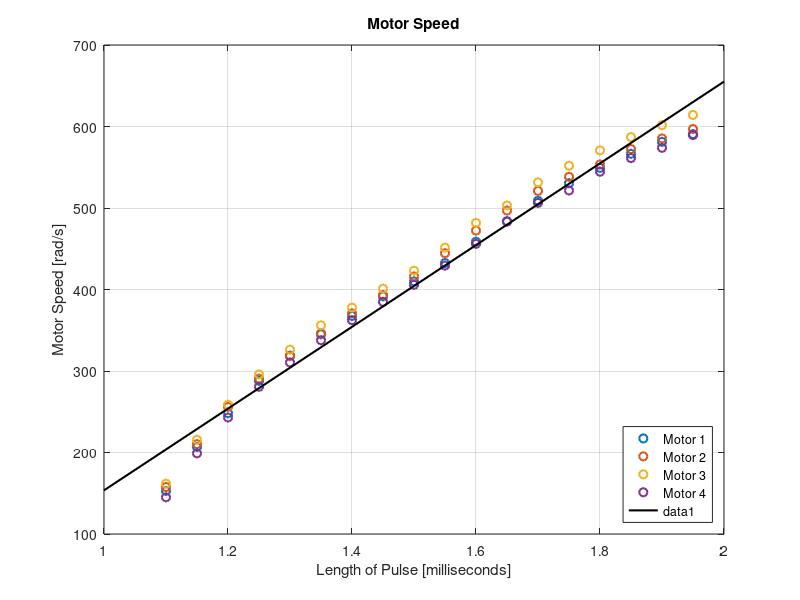
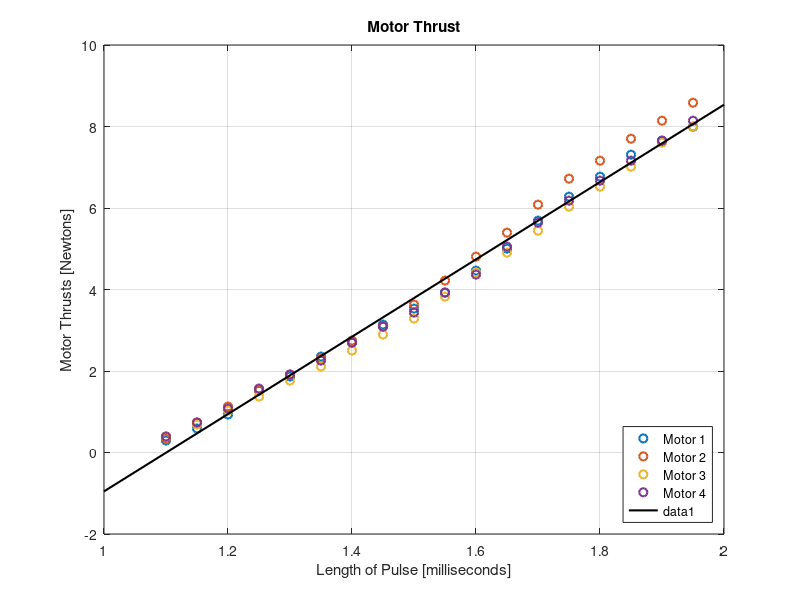
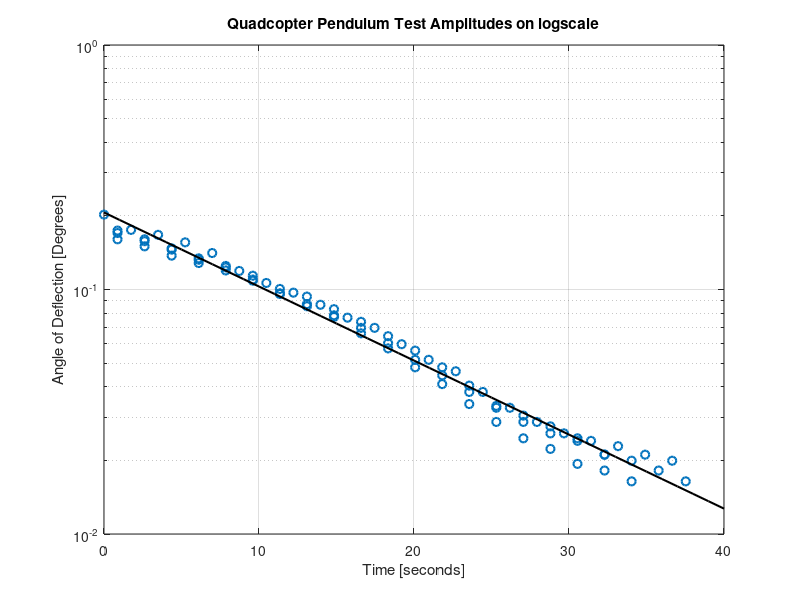
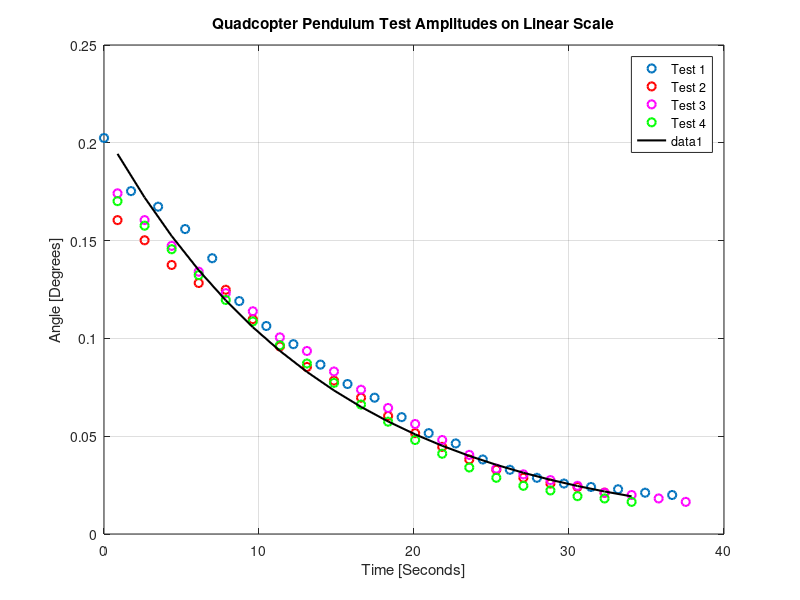

Recreate these plots in MATLAB, in order.
%% Measured Physical Parameters
% These measurements were taken on the quadcopter

clear all
close all
clc

%% Plot Characteritics
LineThickness = 1.5;
%% Constants
g=9.81;
%% Mass and size of quadcopter
% Mass of quadcopter taken using digital scales and added 2 Arduino boards
% to approximate the electronics yet to be added
Mass=2.26;
L = 0.348;                      %Distance between motor and centre of gravity

%% Pulse Lengths in milliseconds
PWM = [1.1 1.15 1.2 1.25 1.3 1.35 1.4 1.45 1.5 1.55 1.6 1.65 1.7 1.75 1.8 1.85 1.9 1.95];% 2];

%% Motor Speeds in rad/s
Motor1_Speed = [152.8908425	206.8215164	248.1858196	287.9793266	318.8716543	345.0515931	367.5663405	391.6518841	409.9778413	432.4925886	458.6725274	483.8052687	508.9380099	530.4055597	549.2551156	566.5338752	581.1946409	590.6194189];%	591.6666164];
Motor2_Speed = [157.6032315	210.2249084	256.0398013	290.5973205	318.3480556	346.0987907	370.7079331	393.2226805	415.9992272	444.5353605	472.2860956	496.895238	520.9807817	538.2595413	553.4439058	572.2934617	585.3834311	596.9026042];%	594.2846103];
Motor3_Speed = [161.7920217 215.7226955 258.6577951 295.8333082 326.2020372 356.0471674 377.7765166 401.0766621 423.0678107 451.3421446	481.7108736	503.1784233	531.4527572	551.8731095	570.7226654	586.9542274	601.6149932	614.1813638];%	611.5633699];
Motor4_Speed = [145.0368608	198.9675347	242.9498319	280.6489437	310.4940739	337.7212103	362.3303527	384.8451001	405.7890511	429.350996	456.0545335	483.2816699	506.320016	521.5043805	544.5427266	561.2978874	573.8642581	589.5722213];%	594.2846103];
figure
Motor_Speeds =[Motor1_Speed;Motor2_Speed;Motor3_Speed;Motor4_Speed];
plot(PWM,Motor_Speeds,'o','LineWidth', LineThickness);
grid on
title('Motor Speed')
xlabel('Length of Pulse [milliseconds]')
ylabel('Motor Speed [rad/s]')
legend('Motor 1','Motor 2','Motor 3','Motor 4','Location','SouthEast')
hold on
% Fit Trenldine
Motor_Speed_Data=[Motor1_Speed ,Motor2_Speed, Motor3_Speed, Motor4_Speed];
PWM_Speed=[PWM, PWM, PWM ,PWM];
coeff_speed=polyfit(PWM_Speed, Motor_Speed_Data,1);
xFitting=1:2;
yFitted=polyval(coeff_speed, xFitting);
plot(xFitting,yFitted,'k','LineWidth', LineThickness);

saveas(gcf, 'MotorSpeed.png')

Kw = coeff_speed(1);
Speed_yIntercept = coeff_speed(2);
%% Motor Thrusts in Newtons
Motor1_Thrust = [0.2943	0.5886	0.93195	1.52055	1.8639	2.3544	2.69775	3.1392	3.5316	3.924	4.46355	5.0031	5.6898	6.2784	6.7689	7.30845	7.6518	7.99515];
Motor2_Thrust = [0.34335	0.73575	1.12815	1.52055	1.91295	2.30535	2.7468	3.09015	3.6297	4.2183	4.8069	5.3955	6.0822	6.71985	7.1613	7.70085	8.1423	8.58375];
Motor3_Thrust = [0.3924	0.6867	1.03005	1.3734	1.7658	2.10915	2.50155	2.89395	3.28635	3.8259	4.4145	4.905	5.44455	6.03315	6.52365	7.01415	7.60275	7.99515];
Motor4_Thrust = [0.3924	0.735750	1.0791	1.5696	1.91295	2.2563	2.69775	3.09015	3.4335	3.924	4.36545	5.05215	5.64075	6.1803	6.6708	7.1613	7.6518	8.1423];

Motor_Thrusts = [Motor1_Thrust;Motor2_Thrust;Motor3_Thrust;Motor4_Thrust];
figure
plot(PWM(1:18),Motor_Thrusts,'o','LineWidth', LineThickness);
grid on
title('Motor Thrust')
xlabel('Length of Pulse [milliseconds]')
ylabel('Motor Thrusts [Newtons]')
legend('Motor 1','Motor 2','Motor 3','Motor 4','Location','SouthEast')
hold on

%Fit Trendline
Motor_Thrust_Data=[Motor1_Thrust, Motor2_Thrust, Motor3_Thrust, Motor4_Thrust];
PWM_Thrust=[PWM(1:18), PWM(1:18), PWM(1:18) ,PWM(1:18)];
coeff_thrust=polyfit(PWM_Thrust, Motor_Thrust_Data,1);
xFitting=1:2;
yFitted=polyval(coeff_thrust, xFitting);
plot(xFitting,yFitted,'k','LineWidth', LineThickness);
saveas(gcf, 'MotorThrust.png')

Kf = coeff_thrust(1);
F_yIntercept = coeff_thrust(2);

%% Motor Speed in Newtons - 26/2/15
PWMValues = [1.1 1.15 1.2 1.25 1.3 1.35 1.4 1.45 1.5 1.55 1.6 1.65 1.7 1.75 1.8 1.85 1.9];
Motor1_Speed = [2570 3540 4340 5080 5640 6150 6540 6970 7300 7740 8270 8700 9190 9600 9980 10270 10600]./2./60.*2.*pi;
%Motor3_Speed = [0   2040 3480 4560 5380 6070  6640 7180 7650 8260 8880 9470 9950 10300 10700 11050 11000]./2./60.*2.*pi;
Motor3_Speed = [2640 3600 4420 5020 5570 6000 6410 6815 7170 7555 8000 8470 8890 9300 9440 9390  9395]; % Calibrated on a 1-2ms range
% Messed with voltage settings, then retook these readings
Motor1_Speed = [2610 3585 4360 4990 5600 6070 6420 6820 7110 7460 7890 8300 8730 9230 9550 9820  9770];
Motor3_Speed = [2750 3680 4480 5145 5710 6070 6500 6900 7235 7630 8160 8590 9090 9480 9850 10200 10650];% Calibrated on a 1-2ms range
Motor2_Speed = []./2./60.*2.*pi; 
Motor4_Speed = []./2./60.*2.*pi;
% figure
% plot(PWMValues,Motor1_Speed,PWMValues,Motor2_Speed,PWMValues,Motor3_Speed,PWMValues,Motor4_Speed)
% ylabel('Motor Speed [rad/s]')
% xlabel('PWM Values [ms]')
% grid on
%% Inertia
%Inertia test completed with rod rotating around a metal metal rod
%connected by wire. 

%% Yaw Inertia
%Damping was presumed negligble based on observation
TYawTime = [18.08, 18.18 18.14,18.08, 18.18,18.36];
TYawNumber = [10,10, 10,10,10,10];
TYawT = TYawTime./TYawNumber;
TYaw =sum(TYawT)/length(TYawT);                     %Period of Yaw Oscillation
LengthYaw = 0.662;%0.82;                              %Dist from Rod to Centre of Mass
wYaw=2*pi/TYaw;                                     %Natural Frequency of Yaw Axis
IYawParallel= Mass*g*LengthYaw*(TYaw/(2*pi))^2;     %Before parallel axis accounted for

IYaw=IYawParallel-(Mass*(LengthYaw^2));

%% Pitch/Roll Inertia
%Symmetry was assumed between the pitch and roll axes.
%Damping was having a discernible effect and needed to be measured. Period
%and distance between rod and Centre of Mass were taken and used to
%calculate then inertia. The parallel axes theorem was used to calculate
%inertia of the quadcopter.

% Roll - Motors 4 & 2, 4 on top
TRollTime =[ 17.32, 17.36, 17.37, 17.22, 17.51, 17.14 ];             %Time for 
TRollNumber = [ 10, 10, 10, 10, 10, 10 ];                  %Number of oscillations
TRollT=TRollTime./TRollNumber;           %Period

TRoll=sum(TRollT)/length(TRollT);        %Average Period of oscillation
LengthRoll = 0.66;

IRollParallel= Mass*g*LengthRoll*(TRoll/(2*pi))^2; %Before parallel axis accounted for

IRoll=IRollParallel-(Mass*(LengthRoll^2));     %Inertia of the Roll axs

% Pitch - Motors 3 & 1, 1 on top
TPitchTime =[17.12, 17.22, 17.36, 17.21 ];             %Time for 
TPitchNumber = [10, 10, 10, 10 ];                  %Number of oscillations
TPitchT=TPitchTime./TPitchNumber;           %Period

TPitch=sum(TPitchT)/length(TPitchT);        %Average Period of oscillation
LengthPitch = 0.655;

IPitchParallel= Mass*g*LengthPitch*(TPitch/(2*pi))^2; %Before parallel axis accounted for

IPitch=IPitchParallel-(Mass*(LengthPitch^2));     %Inertia of the Pitch axis
%% Damping of Pitch/Roll Axes
%Laser pointer was used to mark max amplitude of oscillation on paper on
%ground. Using atan and distance between Centre of Rotation osccilation
%angle was found. Oscillation gave a damped exponential. The natural log of
%this was then graph and a trend line fitted. The coefficients of this line
%gave gamma. From the natural frequency could be found and hence the
%damping ratio

% Ross Data
Dist1 = atan([350 302 288 268 242 204 182 166 148 131 119 102 88 79 65 56 49 44 41 39 36 34 ]/1705);
DistTime1=1.7456*[0:length(Dist1)-1];
figure(3)
plot(DistTime1,Dist1,'o','LineWidth', LineThickness);
grid on
title('Quadcopter Pendulum Test Amplitudes on Linear Scale')
xlabel('Time [Seconds]')
ylabel('Angle [Degrees]')
hold on
%saveas(gcf, 'PendulumAmplitude.png')
% Simon Data 1
Dist2 = atan([276 258 236 220 214 188 164 146 134 119 103 88 76 65 56 49 44 41 36]/1705);
DistTime2 = (1.7456*[0:length(Dist2)-1])+(1.7456/2);
plot(DistTime2,Dist2,'or','LineWidth', LineThickness);
% Simon Data 2
Dist3 = atan([300 276 253 230 211 195 172 160 142 126 110 96 82 69 57 52 47 42 36 34 31 28]/1705);
DistTime3 = (1.7456*[0:length(Dist3)-1])+(1.7456/2);
plot(DistTime3,Dist3,'om','LineWidth', LineThickness);
% Simon Data 3
Dist4 = atan([293 271 250 227 205 186 165 149 132 113 98 82 70 58 49 42 38 33 31 28]/1705);
DistTime4 = (1.7456*[0:length(Dist4)-1])+(1.7456/2);
plot(DistTime4,Dist4,'og','LineWidth', LineThickness);
legend('Test 1','Test 2','Test 3','Test 4','Location','NorthEast')



%Plotting all data on a log scale
DistConcat=([Dist1,Dist2,Dist3,Dist4]);
DistTimeConcat=[DistTime1, DistTime2, DistTime3, DistTime4];

figure(4)
semilogy(DistTimeConcat, DistConcat,'o','LineWidth', LineThickness)
hold on
grid on
title('Quadcopter Pendulum Test Amplitudes on logscale')
xlabel('Time [seconds]')
ylabel('Angle of Deflection [Degrees]')


% Find and plot a linear trendline
coeff=polyfit(DistTimeConcat, log(DistConcat),1);
xFitting=0:40;
yFitted=exp(polyval(coeff, xFitting));
figure(4)
semilogy(xFitting,yFitted,'k','LineWidth', LineThickness);
saveas(gcf, 'PendulumAmplitude_Log.png')

%Fit Envelope to Damped Exponential
figure(3)
plot(DistTime4,exp((coeff(1)*DistTime4)+coeff(2)),'k','LineWidth', LineThickness)
saveas(gcf, 'PendulumAmplitude_Linear.png')


% Calculate the missing variables
gamma=-coeff(1);
wd=2*pi/TRoll;
wn=sqrt(wd^2+gamma^2);
zeta=gamma/wn;
k= Mass*wn;
B_Pitch= 2*zeta*sqrt(wn*k);

%% Drag Coefficient
L=0.338;                        % Dist from motor to centre of quad
PWM = [1.5 1.6 1.7 1.8];
speed1 = [7023 7671 8374 8500]; % Tacho Reading
speed2 = [7332 8140 8909 9381]; 
w1 = speed1*2*pi/(60*2);        % Convert to RPM and div by 2 for double tacho reading
w2 = speed2*2*pi/(60*2);
w_squared= w1.^2+w2.^2;
StrainGauge= [0.035 0.045 0.055 0.065];
F=StrainGauge*g;
Torque=F.*L;
D= Torque./w_squared;
figure
plot(PWM,D,'o','LineWidth',2)
xlim([1.48 1.82])
ylim([4e-7 5e-7])
title('Drag Values')
ylabel('Drag Coefficient Value [kg m ^2]')
xlabel('PWM Input [ms]')
grid on
saveas(gcf, 'Drag_Test.png')
Drag = mean(D);
%% Parameters Found
I_Phi = IRoll;      % Roll Inertia
I_Theta=IPitch;     % Pitch Inertia
I_Psi =IYaw;        % Yaw Inertia
Kf;
L;
B_Pitch;                  % Damping of the Pitch Axis
F_yIntercept;
Drag;
%% Parameters Not Found
Motor_TimeConstant = 70e-3;
J = 80e-9;
w0_yaw=0;
%D=0.44e-9; %value from previous groups, wrong
B=0;    % Viscous Damping of Air

%% Save Relevant Parameters
save('Model_Parameters','Mass','B','I_Phi','I_Theta','I_Psi','Kf','L','B_Pitch','F_yIntercept','Speed_yIntercept', 'Motor_TimeConstant','J','Kw','Drag', 'g')